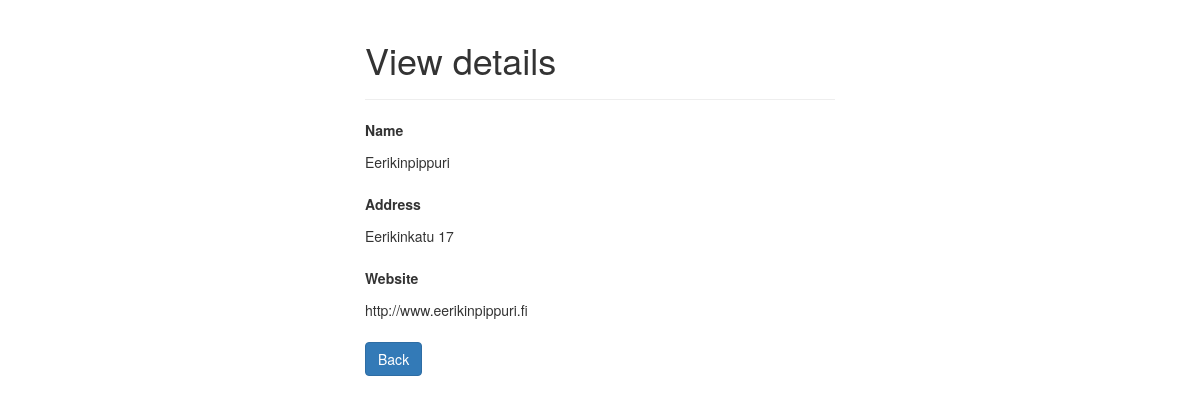
Screenshot of /LunchMachine5000_php/read.php?id=17 with the database file from the repository.
### tables this page shows
CREATE TABLE `restaurants` (
  `id` int(11) NOT NULL,
  `name` varchar(100) NOT NULL,
  `address` varchar(255) NOT NULL,
  `website` varchar(100) NOT NULL
);

### LunchMachine5000_php/read.php (the view, shortened to what this page needs)
<?php
if(isset($_GET["id"]) && !empty(trim($_GET["id"]))){
    require_once '../config.php';
    $sql = "SELECT * FROM restaurants WHERE id = ?";
    if($stmt = mysqli_prepare($link, $sql)){
        mysqli_stmt_bind_param($stmt, "i", $param_id);
        if(mysqli_stmt_execute($stmt)){
            $result = mysqli_stmt_get_result($stmt);
            if(mysqli_num_rows($result) == 1){
                $row = mysqli_fetch_array($result, MYSQLI_ASSOC);
            } else{
                header("location: error.php");
                exit();
            }
        } else{
            echo "Oops! Something went wrong. Please try again later.";
        }
    }
} else{
    header("location: error.php");
    exit();
}
?>
<!DOCTYPE html>
<html lang="en">
<head>
    <link rel="stylesheet" href="https://maxcdn.bootstrapcdn.com/bootstrap/3.3.7/css/bootstrap.css">
</head>
<body>
    <div class="wrapper">
        <div class="container-fluid">
            <div class="row">
                <div class="col-md-12">
                    <div class="page-header">
                        <h1>View details</h1>
                    </div>
                    <div class="form-group">
                        <label>Name</label>
                        <p class="form-control-static"><?php echo $row["name"]; ?></p>
                    </div>
                    <div class="form-group">
                        <label>Address</label>
                        <p class="form-control-static"><?php echo $row["address"]; ?></p>
                    </div>
                    <div class="form-group">
                        <label>Website</label>
                        <p class="form-control-static"><?php echo $row["website"]; ?></p>
                    </div>
                    <p><a href="index.php" class="btn btn-primary">Back</a></p>
                </div>
            </div>
        </div>
    </div>
</body>
</html>

### LunchMachine5000_php/read.php (style rules this page uses)
.wrapper { width: 500px; margin: 0 auto; }

### rows the page displays
restaurants: name "Eerikinpippuri", address "Eerikinkatu 17", website "http://www.eerikinpippuri.fi"
